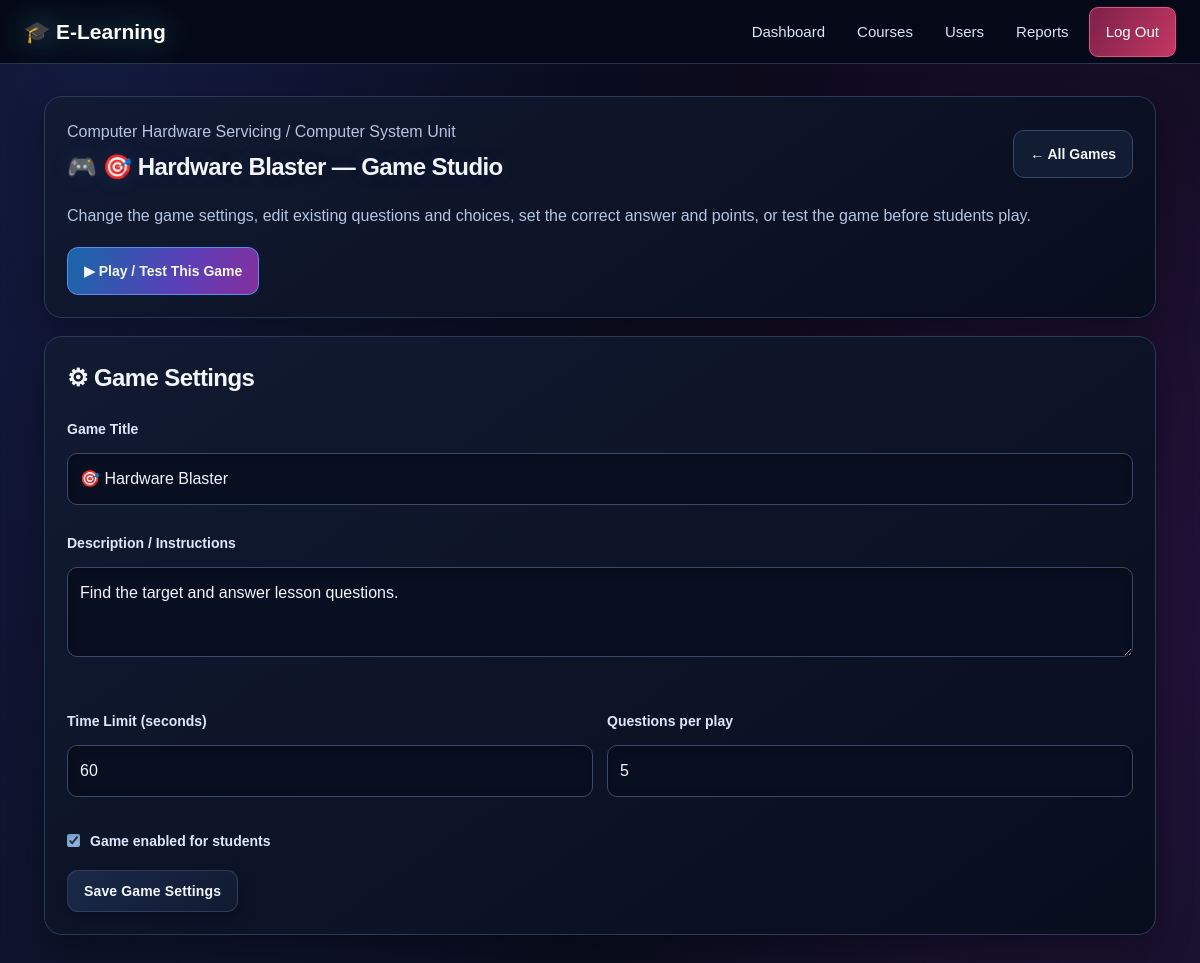
Page /admin/game/1 (signed in) on the committed database.
### tables this page shows
CREATE TABLE courses(id INTEGER PRIMARY KEY AUTOINCREMENT,title TEXT NOT NULL,description TEXT NOT NULL,created_at TEXT DEFAULT CURRENT_TIMESTAMP);

CREATE TABLE lessons(id INTEGER PRIMARY KEY AUTOINCREMENT,course_id INTEGER NOT NULL,title TEXT NOT NULL,summary TEXT,content TEXT NOT NULL,lesson_order INTEGER DEFAULT 1,FOREIGN KEY(course_id) REFERENCES courses(id) ON DELETE CASCADE);

CREATE TABLE learning_games(id INTEGER PRIMARY KEY AUTOINCREMENT,lesson_id INTEGER,game_type TEXT,title TEXT,description TEXT,time_limit INTEGER DEFAULT 60,question_count INTEGER DEFAULT 5,enabled INTEGER DEFAULT 1,UNIQUE(lesson_id,game_type),FOREIGN KEY(lesson_id) REFERENCES lessons(id) ON DELETE CASCADE);

### app.py (the view, shortened to what this page needs)
@app.route('/admin/game/<int:gid>',methods=['GET','POST'])
@admin_required
def admin_game_studio(gid):
    con=db()
    game=con.execute("""SELECT g.*,l.title lesson_title,c.title course_title
      FROM learning_games g JOIN lessons l ON l.id=g.lesson_id
      JOIN courses c ON c.id=l.course_id WHERE g.id=?""",(gid,)).fetchone()
    if not game:
        con.close(); return 'Game not found',404
    questions=con.execute('SELECT * FROM learning_game_questions WHERE game_id=? ORDER BY id',(gid,)).fetchall()
    con.close()
    return render_template('admin_game_studio.html',game=game,questions=questions)

### app.py (called while the page is built)
def db():
    con=sqlite3.connect(DB)
    con.row_factory=sqlite3.Row
    con.execute('PRAGMA foreign_keys=ON')
    return con

def admin_required(fn):
    @wraps(fn)
    def wrap(*a,**kw):
        if 'user' not in session: return redirect(url_for('login'))
        if session['user']['role']!='admin': flash('Admin access only.'); return redirect(url_for('dashboard'))
        return fn(*a,**kw)
    return wrap

@app.context_processor
def inject():
    return {'user':session.get('user')}

### templates/admin_game_studio.html (shortened to what this page needs)
{% extends 'base.html' %}{% block title %}Game Studio · E-Learning{% endblock %}{% block content %}
<section class="py-card">
  <div class="page-head"><div><p class="muted" style="margin:0">{{ game.course_title }} / {{ game.lesson_title }}</p><h1 style="margin:8px 0">🎮 {{ game.title }} — Game Studio</h1></div><a class="py-btn" href="{{ url_for('admin_games') }}">← All Games</a></div>
  <p class="page-intro">Change the game settings, edit existing questions and choices, set the correct answer and points, or test the game before students play.</p>
  <div class="actions"><a class="py-btn primary" href="{{ url_for('admin_game_test',gid=game.id) }}">▶ Play / Test This Game</a></div>
</section>
<section class="py-card">
<h2>⚙ Game Settings</h2>
<form method="post"><input type="hidden" name="action" value="settings">
<label>Game Title</label><input name="title" required value="{{ game.title }}">
<label>Description / Instructions</label><textarea name="description">{{ game.description }}</textarea>
<div class="py-grid" style="grid-template-columns:repeat(auto-fit,minmax(180px,1fr))">
<div><label>Time Limit (seconds)</label><input type="number" name="time_limit" min="10" max="600" required value="{{ game.time_limit }}"></div>
<div><label>Questions per play</label><input type="number" name="question_count" min="1" max="100" required value="{{ game.question_count }}"></div>
</div>
<label style="display:flex;align-items:center;gap:10px"><input style="width:auto;margin:0" type="checkbox" name="enabled" {% if game.enabled %}checked{% endif %}> Game enabled for students</label>
<div class="actions"><button class="primary">Save Game Settings</button></div></form>
</section>
{% endblock %}

### static/style.css (style rules this page uses)
* { box-sizing:border-box }
body { margin:0;font-family:Arial,Helvetica,sans-serif;background:#f4f7fb;color:#1f2937 }
.stat small,.muted { color:#6b7280 }
label { display:block;font-weight:600;margin:12px 0 6px }
input,textarea,select { width:100%;padding:10px;border:1px solid #cbd5e1;border-radius:7px;font:inherit }
textarea { resize:vertical }
.page-head { display:flex;justify-content:space-between;align-items:center;gap:15px;margin-bottom:20px }
:root { color-scheme:dark; --bg:#070914;--bg-2:#0b1020;--surface:rgba(16,23,43,.88);--surface-solid:#10172b; --surface-2:#141e36;--line:rgba(125,151,205,.22);--text:#edf4ff;--muted:#9baac8; --cyan:#4deaff;--blue:#5588ff;--violet:#b66bff;--pink:#ff5bd6;--green:#57f5b2; --danger:#ff6689;--glow-cyan:0 0 14px rgba(77,234,255,.22);--glow-violet:0 0 20px rgba(182,107,255,.22); }
html { scroll-behavior:smooth;scroll-padding-top:90px;background:var(--bg) }
body { position:relative;isolation:isolate;background:radial-gradient(ellipse at 15% 0%,rgba(67,80,190,.18),transparent 42%),radial-gradient(ellipse at 90% 18%,rgba(134,50,190,.13),transparent 38%),linear-gradient(180deg,#070914 0%,#0a1020 52%,#070914 100%);background-attachment:fixed;color:var(--text);line-height:1.6;overflow-x:hidden }
body:before { content:"";position:fixed;inset:0;z-index:-1;pointer-events:none;opacity:.19;background-image:linear-gradient(rgba(110,145,220,.08) 1px,transparent 1px),linear-gradient(90deg,rgba(110,145,220,.08) 1px,transparent 1px);background-size:44px 44px;mask-image:linear-gradient(to bottom,black,transparent 82%) }
.hero h1,h1,h2,h3 { color:#f4f7ff;letter-spacing:-.025em }
h1 { line-height:1.16;text-shadow:0 0 22px rgba(85,136,255,.12) }
p { color:#c1cce3 }
.muted,.stat small,.game-count,.game-tip { color:var(--muted)!important }
.btn,button { position:relative;isolation:isolate;overflow:hidden;border:1px solid rgba(151,174,225,.22);border-radius:11px;background:linear-gradient(135deg,#202d4a,#151f38);color:#edf5ff;font-weight:700;letter-spacing:.01em;box-shadow:0 5px 15px rgba(0,0,0,.18);transition:transform .2s,border-color .2s,box-shadow .2s,filter .2s,background .2s }
input,textarea,select { background:#0a1123!important;color:#edf4ff!important;border:1px solid #354463!important;border-radius:10px!important;box-shadow:inset 0 2px 8px rgba(0,0,0,.22);transition:border-color .2s,box-shadow .2s,transform .2s }
input::placeholder,textarea::placeholder { color:#7383a4 }
label { color:#dbe7ff }
.scroll-reveal { opacity:1;transform:none }
.motion-ready .scroll-reveal { opacity:0;transform:translateY(22px) scale(.99);transition:opacity .65s ease var(--reveal-delay,0ms),transform .65s cubic-bezier(.2,.75,.25,1) var(--reveal-delay,0ms) }
.motion-ready .scroll-reveal.is-visible { opacity:1;transform:translateY(0) scale(1) }
:root { color-scheme:dark!important;--bg:#070914;--text:#edf4ff;--muted:#aab8d6;--cyan:#4deaff;--violet:#b66bff }
html,body { min-height:100%;background-color:#070914!important;color:#edf4ff!important }
body { background-image:radial-gradient(ellipse at 8% 0%,rgba(61,86,220,.22),transparent 42%),radial-gradient(ellipse at 94% 22%,rgba(151,46,201,.18),transparent 38%),linear-gradient(180deg,#070914 0%,#0a1020 55%,#070914 100%)!important;background-attachment:fixed!important }
body:before { z-index:0!important;opacity:.15!important;pointer-events:none!important }
h1,h2,h3,h4,strong,b,th { color:#f4f7ff }
p,.muted,small { color:#b5c4e1 }
label { color:#dbe7ff!important }
input,textarea,select { background:#080f21!important;color:#f1f6ff!important;border:1px solid #394969!important;box-shadow:inset 0 2px 8px #0005!important }
.btn,button { background:linear-gradient(135deg,#1a2948,#111a31)!important;color:#f2f7ff!important;border:1px solid #53658b66!important;box-shadow:0 5px 18px #0005!important;transition:transform .22s ease,box-shadow .22s ease,border-color .22s ease,filter .22s ease!important }
.motion-ready .scroll-reveal { opacity:0;transform:translateY(25px) scale(.985);transition:opacity .62s ease var(--reveal-delay,0ms),transform .62s cubic-bezier(.2,.75,.25,1) var(--reveal-delay,0ms) }

### rows in the picture
courses: course_title "Computer Hardware Servicing"
lessons: lesson_title "Computer System Unit"
learning_games: title "🎯 Hardware Blaster", description "Find the target and answer lesson questions.", time_limit "60", question_count "5", enabled "☑"
